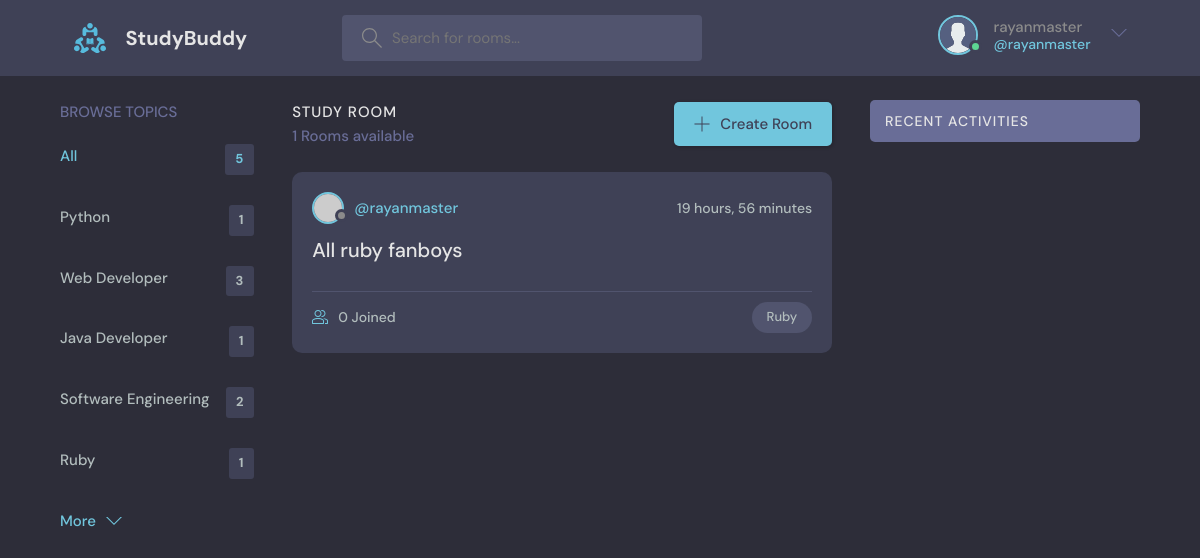
The app's page /?q=Ruby (signed in) with its own data.
### base/models.py (models this page shows, shortened)
class Topic(models.Model):
    name = models.CharField(max_length=200)

class Room(models.Model):
    host = models.ForeignKey(User, on_delete=models.SET_NULL, null=True)
    topic = models.ForeignKey(Topic, on_delete=models.SET_NULL, null=True)
    name = models.CharField(max_length=200)
    description = models.TextField(null=True, blank=True)
    participants = models.ManyToManyField(User, related_name='participants', blank=True)
    updated = models.DateTimeField(auto_now=True)
    created = models.DateTimeField(auto_now_add=True)
    class Meta:
        ordering = ['-updated', '-created']

### base/views.py (the view)
# urls.py: path("", views.home, name="home"),
def home(request):
    q = request.GET.get('q') if request.GET.get('q') != None else ''
    rooms = Room.objects.filter(
        Q(topic__name__icontains = q) |
        Q(name__icontains=q) |
        Q(description__icontains=q)
        )
    topics = Topic.objects.all()
    room_count = rooms.count()
    room_messages = Message.objects.filter(Q(room__topic__name__icontains=q))
    context = {'rooms': rooms, 'topics': topics, 'room_count': room_count, 'room_messages': room_messages}
    return render(request, 'base/home.html', context)

### base/templates/base/home.html (shortened to what this page needs)
{% extends 'main.html' %}
{% block content %}
    <main class="layout layout--3">
      <div class="container">
        {% include 'base/topics_bar.html' %}
        <div class="roomList">
          <div class="roomList__header">
            <div>
              <h2>Study Room</h2>
              <p>{{room_count}} Rooms available</p>
            </div>
            <a class="btn btn--main" href="{% url 'createroom' %}">
              <svg version="1.1" xmlns="http://www.w3.org/2000/svg" width="32" height="32" viewBox="0 0 32 32">
                <title>add</title>
                <path
                  d="M16.943 0.943h-1.885v14.115h-14.115v1.885h14.115v14.115h1.885v-14.115h14.115v-1.885h-14.115v-14.115z"
                ></path>
              </svg>
              Create Room
            </a>
          </div>
          {% include 'base/feed_bar.html' %}
        </div>
        {% include 'base/activity_bar.html' %}
      </div>
    </main>
{% endblock content %}

### templates/navbar.html (shortened to what this page needs)
{% load static %}
<header class="header header--loggedIn">
    <div class="container">
      <a href="{% url 'home' %}" class="header__logo">
        <img src="{% static 'images/logo.svg' %}" />
        <h1>StudyBuddy</h1>
      </a>
      <form class="header__search" method="GET" action="{% url 'home' %}">
        <label>
          <input name="q" placeholder="Search for rooms..." />
        </label>
      </form>
      <nav class="header__menu">
        {% if request.user.is_authenticated %}
        <div class="header__user">
          <a href="profile.html">
            <div class="avatar avatar--medium active">
              <img src="{% static 'images/avatar.svg' %}" />
            </div>
            <p>{{request.user.username}} <span>@{{request.user.username}}</span></p>
          </a>
          <button class="dropdown-button">
            <svg version="1.1" xmlns="http://www.w3.org/2000/svg" width="32" height="32" viewBox="0 0 32 32">
              <title>chevron-down</title>
              <path d="M16 21l-13-13h-3l16 16 16-16h-3l-13 13z"></path>
            </svg>
          </button>
        </div>
        {% else %}
        <a href="{% url 'login' %}">
          <img src="./assets/avatar.svg" />
          <p>Login</p>
        </a>
        {% endif %}
      </nav>
    </div>
  </header>

### base/templates/base/topics_bar.html
<div class="topics">
    <div class="topics__header">
      <h2>Browse Topics</h2>
    </div>
    <ul class="topics__list">
      <li>
        <a href="{% url 'home' %}" class="active">All <span>{{topics.count}}</span></a>
      </li>
      {% for topic in topics %}
      <li>
        <a href="{% url 'home' %}?q={{topic.name}}">{{topic.name}} <span>{{topic.room_set.all.count}}</span></a>
      </li>
      {% endfor %}
    </ul>
    <a class="btn btn--link" href="topics.html">
      More
      <svg version="1.1" xmlns="http://www.w3.org/2000/svg" width="32" height="32" viewBox="0 0 32 32">
        <title>chevron-down</title>
        <path d="M16 21l-13-13h-3l16 16 16-16h-3l-13 13z"></path>
      </svg>
    </a>
  </div>

### base/templates/base/feed_bar.html (shortened to what this page needs)
{% for room in rooms %}
<div class="roomListRoom">
    <div class="roomListRoom__header">
      <a href="{% url 'userprofile' room.host.id %}" class="roomListRoom__author">
        <div class="avatar avatar--small">
          <img src="https://randomuser.me/api/portraits/women/11.jpg" />
        </div>
        <span>@{{room.host.username}}</span>
      </a>
      <div class="roomListRoom__actions">
        <span>{{room.created|timesince}}</span>
      </div>
    </div>
    <div class="roomListRoom__content">
      <a href="{% url 'room' room.id %}">{{room.name}}</a>
    </div>
    <div class="roomListRoom__meta">
      <a href="{% url 'room' room.id %}" class="roomListRoom__joined">
        {{room.participants.all.count}} Joined
      </a>
      <p class="roomListRoom__topic">{{room.topic.name}}</p>
    </div>
  </div>
  {% endfor %}

### records on screen
Topic: name "Python", room_set.all.count "1"
Topic: name "Web Developer", room_set.all.count "3"
Topic: name "Java Developer", room_set.all.count "1"
Topic: name "Software Engineering", room_set.all.count "2"
Topic: name "Ruby", room_set.all.count "1"
Room: host.username "rayanmaster", created "19 hours, 56 minutes", name "All ruby fanboys", participants.all.count "0", topic.name "Ruby"

### other values on screen
{{ request.user.username }} "rayanmaster"
{{ topics.count }} "5"
{{ room_count }} "1"
